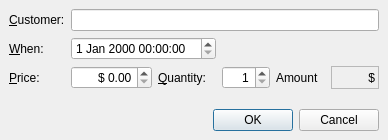
<ui version="4.0" >
 <class>TicketOrderDlg</class>
 <widget class="QDialog" name="TicketOrderDlg" >
  <property name="geometry" >
   <rect>
    <x>0</x>
    <y>0</y>
    <width>379</width>
    <height>140</height>
   </rect>
  </property>
  <property name="windowTitle" >
   <string>Ticket Order #1</string>
  </property>
  <layout class="QGridLayout" >
   <property name="margin" >
    <number>9</number>
   </property>
   <property name="spacing" >
    <number>6</number>
   </property>
   <item row="4" column="0" colspan="6" >
    <widget class="QDialogButtonBox" name="buttonBox" >
     <property name="orientation" >
      <enum>Qt::Horizontal</enum>
     </property>
     <property name="standardButtons" >
      <set>QDialogButtonBox::Cancel|QDialogButtonBox::NoButton|QDialogButtonBox::Ok</set>
     </property>
    </widget>
   </item>
   <item row="3" column="0" colspan="6" >
    <spacer>
     <property name="orientation" >
      <enum>Qt::Vertical</enum>
     </property>
     <property name="sizeHint" >
      <size>
       <width>361</width>
       <height>16</height>
      </size>
     </property>
    </spacer>
   </item>
   <item row="2" column="5" >
    <widget class="QLabel" name="amountLabel" >
     <property name="frameShape" >
      <enum>QFrame::StyledPanel</enum>
     </property>
     <property name="frameShadow" >
      <enum>QFrame::Sunken</enum>
     </property>
     <property name="text" >
      <string>$</string>
     </property>
     <property name="alignment" >
      <set>Qt::AlignRight|Qt::AlignTrailing|Qt::AlignVCenter</set>
     </property>
    </widget>
   </item>
   <item row="2" column="2" >
    <widget class="QLabel" name="label_4" >
     <property name="text" >
      <string>&amp;Quantity:</string>
     </property>
     <property name="buddy" >
      <cstring>quantitySpinBox</cstring>
     </property>
    </widget>
   </item>
   <item row="2" column="0" >
    <widget class="QLabel" name="label_3" >
     <property name="text" >
      <string>&amp;Price:</string>
     </property>
     <property name="buddy" >
      <cstring>priceSpinBox</cstring>
     </property>
    </widget>
   </item>
   <item row="2" column="4" >
    <widget class="QLabel" name="label_5" >
     <property name="text" >
      <string>Amount</string>
     </property>
    </widget>
   </item>
   <item row="2" column="1" >
    <widget class="QDoubleSpinBox" name="priceSpinBox" >
     <property name="alignment" >
      <set>Qt::AlignRight</set>
     </property>
     <property name="prefix" >
      <string>$ </string>
     </property>
     <property name="maximum" >
      <double>5000.000000000000000</double>
     </property>
    </widget>
   </item>
   <item row="2" column="3" >
    <widget class="QSpinBox" name="quantitySpinBox" >
     <property name="alignment" >
      <set>Qt::AlignRight</set>
     </property>
     <property name="maximum" >
      <number>50</number>
     </property>
     <property name="minimum" >
      <number>1</number>
     </property>
     <property name="value" >
      <number>1</number>
     </property>
    </widget>
   </item>
   <item row="1" column="4" colspan="2" >
    <spacer>
     <property name="orientation" >
      <enum>Qt::Horizontal</enum>
     </property>
     <property name="sizeHint" >
      <size>
       <width>81</width>
       <height>20</height>
      </size>
     </property>
    </spacer>
   </item>
   <item row="1" column="0" >
    <widget class="QLabel" name="label_2" >
     <property name="text" >
      <string>&amp;When:</string>
     </property>
     <property name="buddy" >
      <cstring>whenDateTimeEdit</cstring>
     </property>
    </widget>
   </item>
   <item row="1" column="1" colspan="2" >
    <widget class="QDateTimeEdit" name="whenDateTimeEdit" />
   </item>
   <item row="0" column="1" colspan="5" >
    <widget class="QLineEdit" name="customerLineEdit" />
   </item>
   <item row="0" column="0" >
    <widget class="QLabel" name="label" >
     <property name="text" >
      <string>&amp;Customer:</string>
     </property>
     <property name="buddy" >
      <cstring>customerLineEdit</cstring>
     </property>
    </widget>
   </item>
  </layout>
 </widget>
 <tabstops>
  <tabstop>customerLineEdit</tabstop>
  <tabstop>whenDateTimeEdit</tabstop>
  <tabstop>priceSpinBox</tabstop>
  <tabstop>quantitySpinBox</tabstop>
  <tabstop>buttonBox</tabstop>
 </tabstops>
 <resources/>
 <connections>
  <connection>
   <sender>buttonBox</sender>
   <signal>accepted()</signal>
   <receiver>TicketOrderDlg</receiver>
   <slot>accept()</slot>
   <hints>
    <hint type="sourcelabel" >
     <x>222</x>
     <y>165</y>
    </hint>
    <hint type="destinationlabel" >
     <x>119</x>
     <y>155</y>
    </hint>
   </hints>
  </connection>
  <connection>
   <sender>buttonBox</sender>
   <signal>rejected()</signal>
   <receiver>TicketOrderDlg</receiver>
   <slot>reject()</slot>
   <hints>
    <hint type="sourcelabel" >
     <x>321</x>
     <y>172</y>
    </hint>
    <hint type="destinationlabel" >
     <x>142</x>
     <y>166</y>
    </hint>
   </hints>
  </connection>
 </connections>
</ui>
